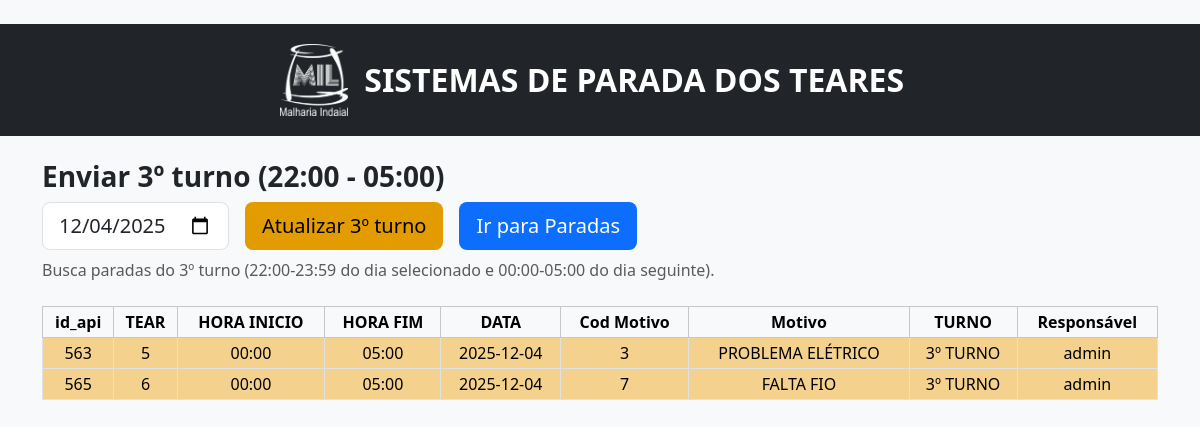
Page /enviar-banco-turno3 (signed in) on the committed database.
### tables this page shows
CREATE TABLE reasons (id INTEGER PRIMARY KEY AUTOINCREMENT, code INTEGER NOT NULL UNIQUE, description TEXT NOT NULL);

### app.py (the view, shortened to what this page needs)
@app.route('/enviar-banco-turno3', methods=['GET', 'POST'])
@login_required
def enviar_banco_turno3():
    level = user_level()
    if level not in [3, 5, 6]:
        flash('Sem permissão para este turno.', 'danger')
        return redirect(url_for('dashboard'))
    today = now_local().date()
    selected_date_str = request.args.get('date') or request.form.get('date') or today.isoformat()
    try:
        selected_date = datetime.date.fromisoformat(selected_date_str)
    except Exception:
        selected_date = today
        selected_date_str = today.isoformat()
    db = get_db()
    shift_type = db.execute('SELECT id, name FROM shift_types ORDER BY id LIMIT 1 OFFSET 2').fetchone()
    if not shift_type:
        flash('Tipo de turno não configurado.', 'warning')
        return redirect(url_for('dashboard'))
    weekday_db = (selected_date.weekday() + 1) % 7
    shift_row = db.execute(
        'SELECT id, start_1, end_1 FROM shifts WHERE shift_type_id = ? AND day = ? ORDER BY id LIMIT 1',
        (shift_type['id'], weekday_db),
    ).fetchone()
    if not shift_row:
        flash('Turno não cadastrado para a data selecionada.', 'warning')
        return redirect(url_for('dashboard'))
    api_db = get_api_db()
    params = [selected_date_str, shift_type['name']]
    where_clause = 'data = ? AND turno = ?'
    if datetime.datetime.strptime(shift_row['start_1'], '%H:%M').time() >= datetime.datetime.strptime(shift_row['end_1'], '%H:%M').time():
        next_day = (selected_date + datetime.timedelta(days=1)).isoformat()
        where_clause = '(data = ? OR data = ?) AND turno = ?'
        params = [selected_date_str, next_day, shift_type['name']]
    rows = api_db.execute(
        f'''SELECT id_api, tear, hora_inicio, hora_fim, data, cod_motivo, motivo, turno, responsavel
           FROM api
           WHERE {where_clause}
           ORDER BY data, id_api''',
        params,
    ).fetchall()
    today_iso = now_local().date().isoformat()
    return render_template(
        'enviar_banco_turno3.html',
        selected_date=selected_date_str,
        today_iso=today_iso,
        api_rows=rows,
    )

### app.py (called while the page is built)
def user_level() -> int:
    try:
        return int(session.get('level', 0))
    except Exception:
        return 0

def now_local():
    try:
        tz = ZoneInfo("America/Sao_Paulo")
    except Exception:
        tz = datetime.timezone(datetime.timedelta(hours=-3))
    return datetime.datetime.now(tz)

def get_api_db():
    if 'api_db' not in g:
        g.api_db = sqlite3.connect(API_DATABASE)
        g.api_db.row_factory = sqlite3.Row
        g.api_db.execute(
            '''CREATE TABLE IF NOT EXISTS api (
                id_api INTEGER PRIMARY KEY AUTOINCREMENT,
                tear INTEGER,
                hora_inicio TEXT,
                hora_fim TEXT,
                data TEXT,
                cod_motivo INTEGER,
                motivo TEXT,
                turno TEXT,
                responsavel TEXT,
                status_id INTEGER
            )'''
        )
        cols = {row['name'] for row in g.api_db.execute('PRAGMA table_info(api)').fetchall()}
        if 'status_id' not in cols:
            g.api_db.execute('ALTER TABLE api ADD COLUMN status_id INTEGER')
        g.api_db.commit()
    return g.api_db

def login_required(view):
    @wraps(view)
    def wrapped(*args, **kwargs):
        if 'user_id' not in session:
            flash('Faça login para continuar.', 'warning')
            return redirect(url_for('login'))
        return view(*args, **kwargs)
    return wrapped

@app.context_processor
def inject_helpers():
    return {
        'day_label': day_label,
        'format_total': format_total,
        'user_level': user_level,
        'level_allowed': level_allowed,
    }

def ensure_reasons_seed(db: sqlite3.Connection) -> None:
    existing_codes = {row['code'] for row in db.execute('SELECT code FROM reasons').fetchall()}
    missing = [(code, desc) for code, desc in REASONS_SEED if code not in existing_codes]
    if missing:
        db.executemany('INSERT OR IGNORE INTO reasons (code, description) VALUES (?, ?)', missing)
        db.commit()

### templates/enviar_banco_turno3.html (shortened to what this page needs)
{% extends "base.html" %}
{% block content %}
<div class="mb-4">
  <h3 class="fw-bold">Enviar 3º turno (22:00 - 05:00)</h3>
  <div class="d-flex align-items-end gap-3 flex-wrap">
    <form method="get" class="d-flex align-items-end gap-2 flex-wrap mb-0">
      <input class="form-control form-control-lg" style="min-width: 170px;" type="date" name="date" value="{{ selected_date }}" max="{{ today_iso }}" onchange="this.form.submit()">
    </form>
    <form method="post" class="mb-0">
      <button type="submit" class="btn btn-lg" style="background:#e39c00;color:#000;">Atualizar 3º turno</button>
    </form>
    <a href="{{ url_for('dashboard_teares') }}" class="btn btn-lg text-white" style="background:#0d6efd;">Ir para Paradas</a>
  </div>
  <p class="text-muted mt-2 mb-0">Busca paradas do 3º turno (22:00-23:59 do dia selecionado e 00:00-05:00 do dia seguinte).</p>
</div>
<div class="table-responsive">
  <table class="table table-bordered table-sm align-middle text-center">
    <thead class="table-light">
      <tr>
        <th>id_api</th>
        <th>TEAR</th>
        <th>HORA INICIO</th>
        <th>HORA FIM</th>
        <th>DATA</th>
        <th>Cod Motivo</th>
        <th>Motivo</th>
        <th>TURNO</th>
        <th>Responsável</th>
      </tr>
    </thead>
    <tbody>
      {% if api_rows %}
        {% for r in api_rows %}
        <tr class="bg-turno-3">
          <td>{{ r.id_api }}</td>
          <td>{{ r.tear }}</td>
          <td>{{ r.hora_inicio }}</td>
          <td>{{ r.hora_fim }}</td>
          <td>{{ r.data }}</td>
          <td>{{ r.cod_motivo }}</td>
          <td>{{ r.motivo }}</td>
          <td>{{ r.turno }}</td>
          <td>{{ r.responsavel }}</td>
        </tr>
        {% endfor %}
      {% else %}
        <tr>
          <td colspan="9" class="text-center text-muted">Nenhum registro para a data selecionada.</td>
        </tr>
      {% endif %}
    </tbody>
  </table>
</div>
{% endblock %}

### templates/enviar_banco_turno3.html (style rules this page uses)
.bg-turno-3 td { background: #f4d28d; }

### rows in the picture
reasons: id_api "565", tear "6", hora_inicio "00:00", hora_fim "05:00", data "2025-12-04", cod_motivo "7", motivo "FALTA FIO", turno "3º TURNO", responsavel "admin"

### other values in the picture
{{ r.id_api }} "563"
{{ r.tear }} "5"
{{ r.hora_inicio }} "00:00"
{{ r.hora_fim }} "05:00"
{{ r.data }} "2025-12-04"
{{ r.cod_motivo }} "3"
{{ r.motivo }} "PROBLEMA ELÉTRICO"
{{ r.turno }} "3º TURNO"
{{ r.responsavel }} "admin"
